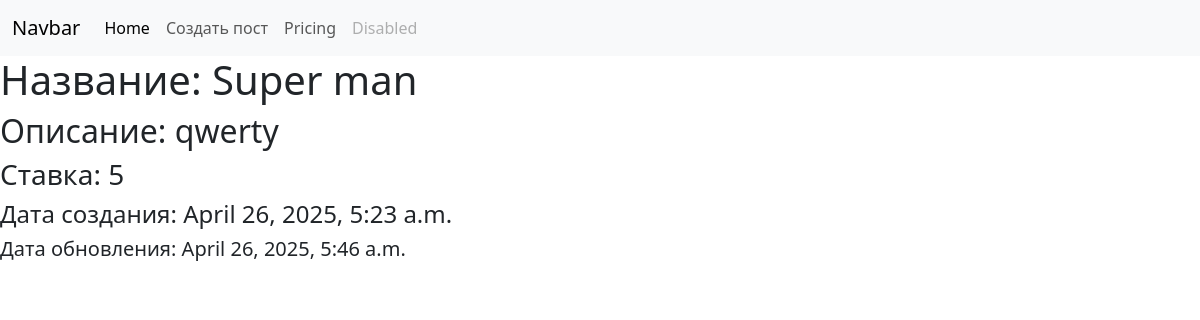
The app's page /post_list/1/, older data.
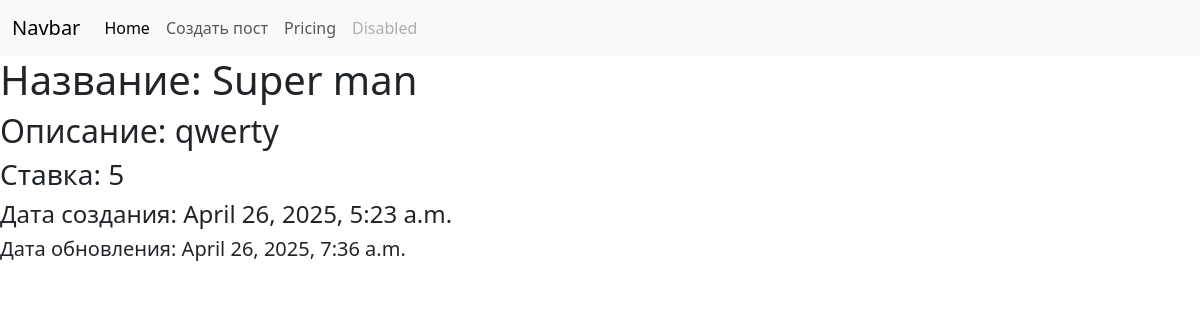
The same page, newer data.
### library/models.py (models this page shows, shortened)
class Post(models.Model):
    image = models.ImageField(upload_to='images/', null=True, blank=True)
    title = models.CharField(max_length=200)
    content = models.TextField()
    rate = models.PositiveIntegerField(max_length=5)
    created_at = models.DateTimeField(auto_now_add=True)
    updated_at = models.DateTimeField(auto_now=True)
    category = models.ForeignKey(Category, on_delete=models.CASCADE, related_name='category', null=True, blank=True)
    tags = models.ManyToManyField(Tag, blank=True, related_name='tags', null=True)
    class Meta:
        verbose_name = 'Пост'
        verbose_name_plural ='Пост'

### library/views.py (the view)
# urls.py: path('post_list/<int:id>/', views.post_detail_view),
def post_detail_view(request, id):
    if request.method == "GET":
       post = Post.objects.get(id=id)
       return render(request, 'posts/post_detail.html', {'post': post})

### templates/posts/post_detail.html
{% extends 'components/navbar.html' %}
{% load static %}
{% block content %}
<h1>Название: {{post.title}}</h1>
<h2>Описание: {{post.content}}</h2>
<h3>Ставка: {{post.rate}}</h3>
<h4>Дата создания: {{post.created_at}}</h4>
<h5>Дата обновления: {{post.updated_at}}</h5>
{% endblock%}

### templates/components/navbar.html (shortened to what this page needs)
{% load static %}
<!doctype html>
<html lang="en">
  <head>
    <link href="https://cdn.jsdelivr.net/npm/bootstrap@5.3.5/dist/css/bootstrap.min.css" rel="stylesheet">
  </head>
  <body>
    <nav class="navbar navbar-expand-lg bg-body-tertiary">
        <div class="container-fluid">
          <a class="navbar-brand" href="/post_list/">Navbar</a>
          <div class="collapse navbar-collapse" id="navbarNav">
            <ul class="navbar-nav">
              <li class="nav-item">
                <a class="nav-link active" aria-current="page" href="#">Home</a>
              </li>
              <li class="nav-item">
                <a class="nav-link" href="/post_create/"> Создать пост</a>
              </li>
              <li class="nav-item">
                <a class="nav-link" href="#">Pricing</a>
              </li>
              <li class="nav-item">
                <a class="nav-link disabled" aria-disabled="true">Disabled</a>
              </li>
            </ul>
          </div>
        </div>
      </nav>
      {% block content %}
      {% endblock %}
    </body>
</html>

Row changes from the older to the newer data that the page shows:
changed Post "Super man": updated_at "April 26, 2025, 5:46 a.m." → "April 26, 2025, 7:36 a.m."
